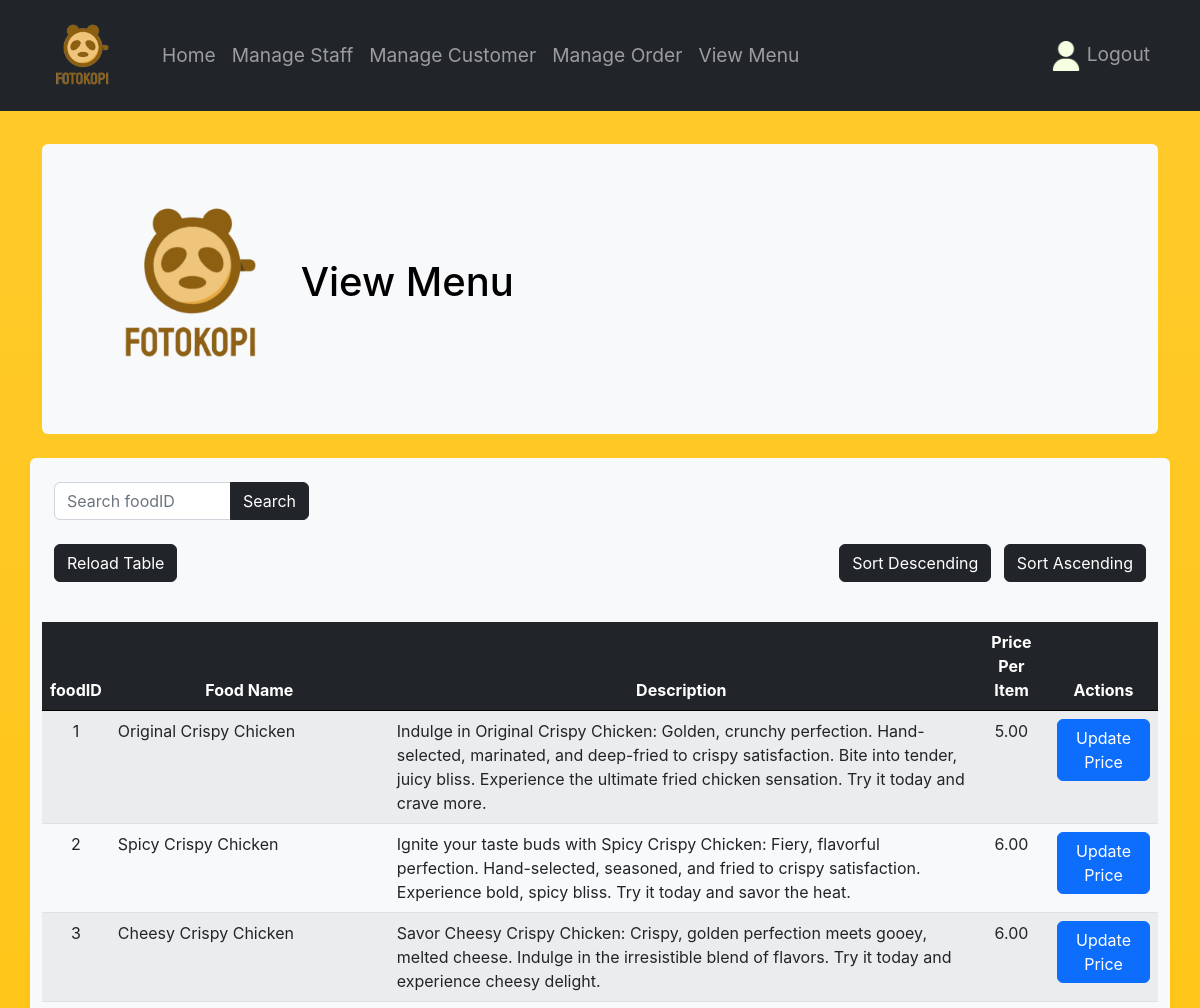
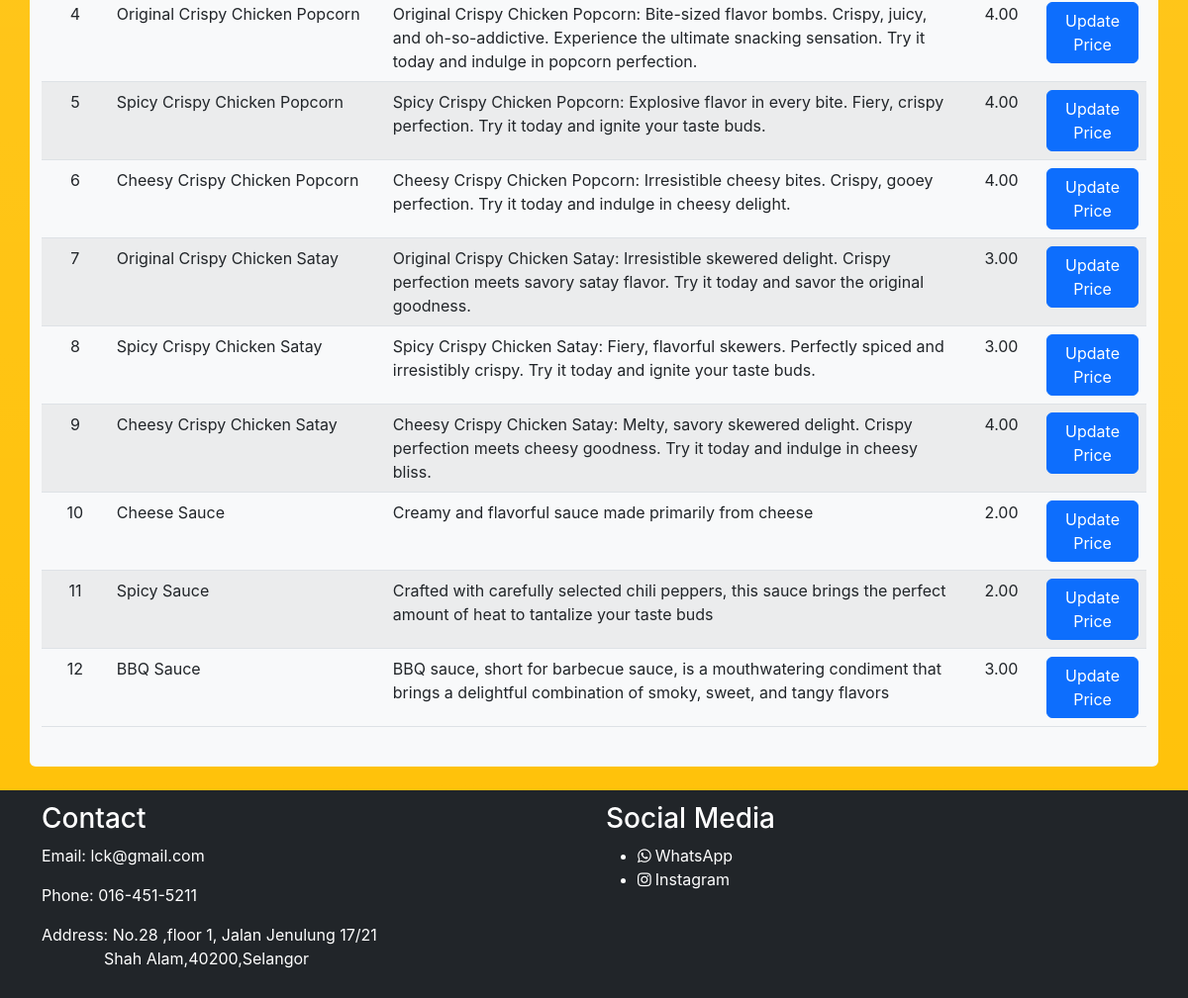
Screenshot of /Staff_Page/menuView.php with the database file from the repository (2 pictures, top to bottom).
### tables this page shows
CREATE TABLE `menu` (
  `foodID` int(11) NOT NULL,
  `foodName` varchar(255) NOT NULL,
  `foodDetails` varchar(255) NOT NULL,
  `foodPrice` decimal(10,2) NOT NULL
);

### Staff_Page/menuView.php (the view, shortened to what this page needs)
<?php include('partials/menu.php');?>
    <div class="container mt-3">
        <div class="mt-4 p-5 bg-light text-bg-light rounded">
            <h1>
                <img src="../pic/Logo.png" alt="Company Logo" width="200px">
                View Menu
            </h1>
        </div>
    </div>
    <br>
    <div class="container bg-light rounded">
        <br>
        <div class="container">
            <form action="" method="post">
                <div class="row">
                    <div class="col-md-3">
                        <div class="input-group">
                            <input type="text" name = "foodID" class="form-control" placeholder="Search foodID">
                            <button class="btn btn-dark" name="search" type="submit">Search</button>
                        </div>
                    </div>
                </div>
            </form>
        </div>
        <br>
        <div class="container">
            <div class="d-flex justify-content-between align-items-center mb-3">
                <div>
                    <a href="updatePrice.php" class="btn btn-dark">Reload Table</a>
                </div>
                <div>
                    <button class="btn btn-dark me-2" onclick="sortTable(false)">Sort Descending</button>
                    <button class="btn btn-dark" onclick="sortTable(true)">Sort Ascending</button>
                </div>
            </div>
        </div>
        <br>
        <table class="table table-striped">
            <thead class="table-dark">
                <tr>
                    <th class="text-center">foodID</th>
                    <th class="text-center w-25">Food Name</th>
                    <th class="text-center">Description</th>
                    <th class="text-center">Price Per Item</th>
                    <th class="text-center">Actions</th>
                </tr>
            </thead>
            <tbody>
                <?php
                if (isset($_POST['search'])) {
                    $searchFoodID = $_POST['foodID'];
                    $sql = "SELECT * FROM menu WHERE foodID = '$searchFoodID'";
                } else {
                    $sql = "SELECT * FROM menu";
                }
                $res = mysqli_query($conn, $sql);
                if ($res && mysqli_num_rows($res) > 0) {
                    while ($row = mysqli_fetch_assoc($res)) {
                        $foodID = $row['foodID'];
                        $foodName = $row['foodName'];
                        $description = $row['foodDetails'];
                        $pricePerItem = $row['foodPrice'];
                        ?>
                        <tr>
                            <td class="text-center"><?php echo $foodID; ?></td>
                            <td><?php echo $foodName; ?></td>
                            <td><?php echo $description; ?></td>
                            <td class="text-center"><?php echo $pricePerItem; ?></td>
                            <td class="text-center">
                                <button type="button" class="btn btn-primary" data-bs-toggle="modal" data-bs-target="#updatePriceModal<?php echo $foodID; ?>">
                                    Update Price
                                </button>
                            </td>
                        </tr>
                    <?php
                    }
                } else {
                    ?>
                    <tr>
                        <td colspan="5" class="text-center">No menu items found</td>
                    </tr>
                <?php
                }
                ?>
            </tbody>
        </table>
        <br>
    </div>
    <br>
<?php include('partials/footer.php');?>

### Staff_Page/staff.css (style rules this page uses)
* { margin: 0; padding: 0; font-family: -apple-system, BlinkMacSystemFont, 'Segoe UI', Roboto, Oxygen, Ubuntu, Cantarell, 'Open Sans', 'Helvetica Neue', sans-serif; }
tr th { border-bottom: 1px solid black; padding: 1%; text-align: left; }
table tr td { padding: 1%; }

### rows the page displays
menu: foodID "1", foodName "Original Crispy Chicken", foodDetails "Indulge in Original Crispy Chicken: Golden, crunchy perfection. Hand-selected, marinated, and deep-fried to crispy satisfaction. Bite into tender, juicy bliss. Experience the ultimate fried chicken sensation. Try it today and crave more.", foodPrice "5.00"
menu: foodID "2", foodName "Spicy Crispy Chicken", foodDetails "Ignite your taste buds with Spicy Crispy Chicken: Fiery, flavorful perfection. Hand-selected, seasoned, and fried to crispy satisfaction. Experience bold, spicy bliss. Try it today and savor the heat.", foodPrice "6.00"
menu: foodID "3", foodName "Cheesy Crispy Chicken", foodDetails "Savor Cheesy Crispy Chicken: Crispy, golden perfection meets gooey, melted cheese. Indulge in the irresistible blend of flavors. Try it today and experience cheesy delight.", foodPrice "6.00"
menu: foodID "4", foodName "Original Crispy Chicken Popcorn", foodDetails "Original Crispy Chicken Popcorn: Bite-sized flavor bombs. Crispy, juicy, and oh-so-addictive. Experience the ultimate snacking sensation. Try it today and indulge in popcorn perfection.", foodPrice "4.00"
menu: foodID "5", foodName "Spicy Crispy Chicken Popcorn", foodDetails "Spicy Crispy Chicken Popcorn: Explosive flavor in every bite. Fiery, crispy perfection. Try it today and ignite your taste buds.", foodPrice "4.00"
menu: foodID "6", foodName "Cheesy Crispy Chicken Popcorn", foodDetails "Cheesy Crispy Chicken Popcorn: Irresistible cheesy bites. Crispy, gooey perfection. Try it today and indulge in cheesy delight.", foodPrice "4.00"
menu: foodID "7", foodName "Original Crispy Chicken Satay", foodDetails "Original Crispy Chicken Satay: Irresistible skewered delight. Crispy perfection meets savory satay flavor. Try it today and savor the original goodness.", foodPrice "3.00"
menu: foodID "8", foodName "Spicy Crispy Chicken Satay", foodDetails "Spicy Crispy Chicken Satay: Fiery, flavorful skewers. Perfectly spiced and irresistibly crispy. Try it today and ignite your taste buds.", foodPrice "3.00"
menu: foodID "9", foodName "Cheesy Crispy Chicken Satay", foodDetails "Cheesy Crispy Chicken Satay: Melty, savory skewered delight. Crispy perfection meets cheesy goodness. Try it today and indulge in cheesy bliss.", foodPrice "4.00"
menu: foodID "10", foodName "Cheese Sauce", foodDetails "Creamy and flavorful sauce made primarily from cheese", foodPrice "2.00"
menu: foodID "11", foodName "Spicy Sauce", foodDetails "Crafted with carefully selected chili peppers, this sauce brings the perfect amount of heat to tantalize your taste buds", foodPrice "2.00"
menu: foodID "12", foodName "BBQ Sauce", foodDetails "BBQ sauce, short for barbecue sauce, is a mouthwatering condiment that brings a delightful combination of smoky, sweet, and tangy flavors", foodPrice "3.00"
